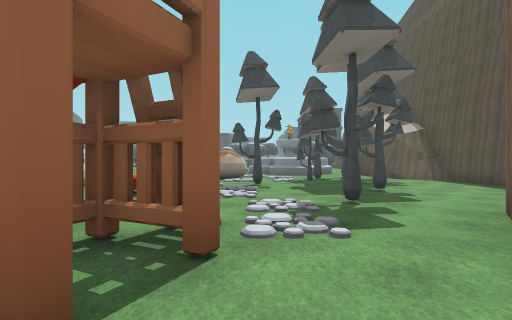
View 1 (above)

24 first-person views from a walk through a level from a Godot 3-D game. The camera is 1.3 m above the floor, looks level and sees 85° across. The floor is counted in squares, 2 m on a side. Each view is taken from the middle of a square. On the plan, view 1 faces up. The plan holds only what a view shows up to about 9 squares ahead; the rest is blank. The place goes on beyond the plan. Some surface patterns are stand-ins.

View 2
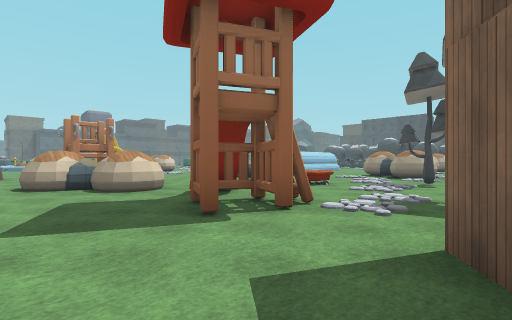

View 3
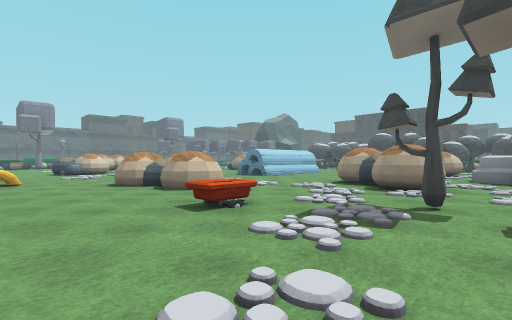

View 4
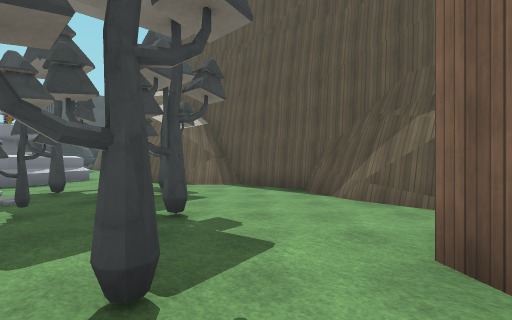

View 5
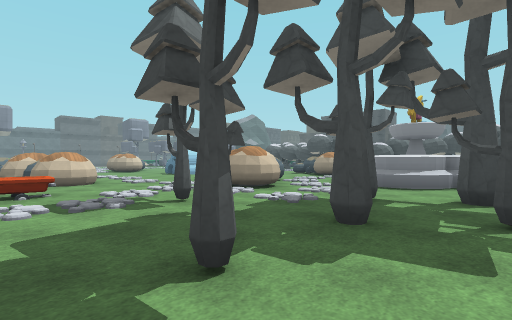

View 6
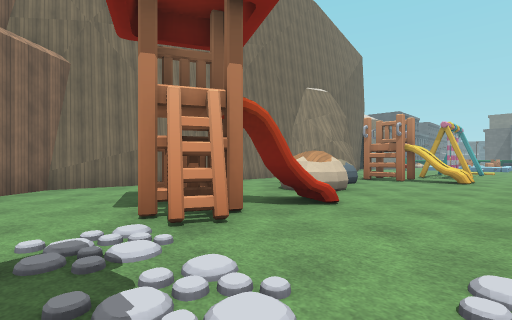

View 7
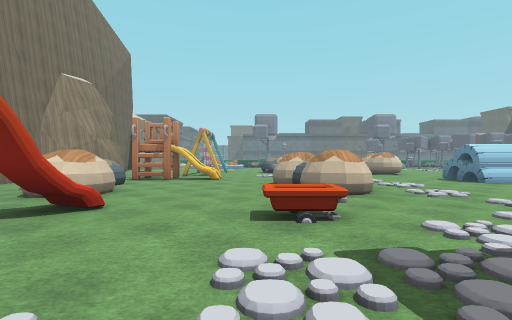

View 8
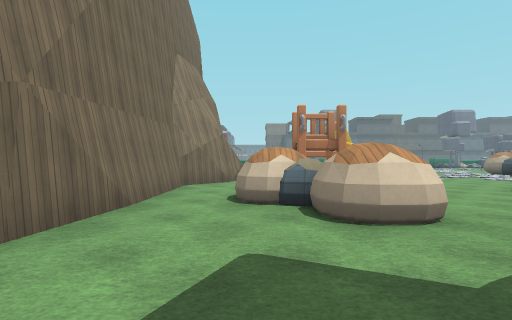

View 9
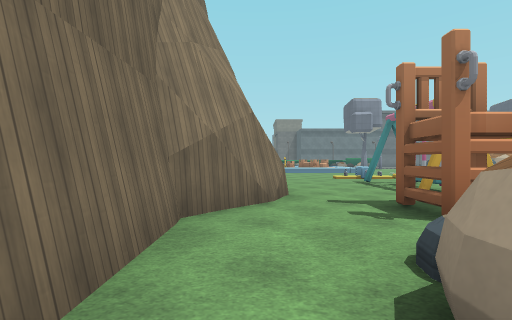

View 10
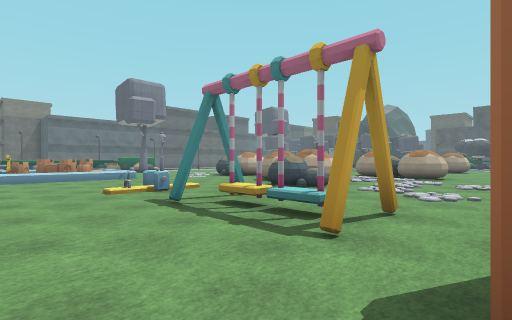

View 11
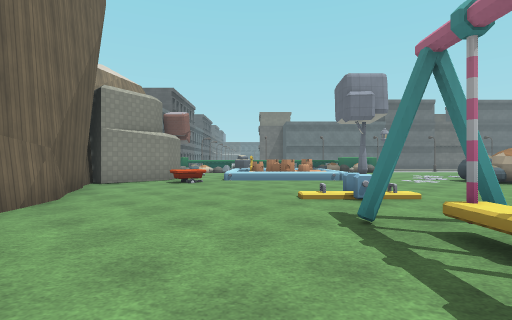

View 12
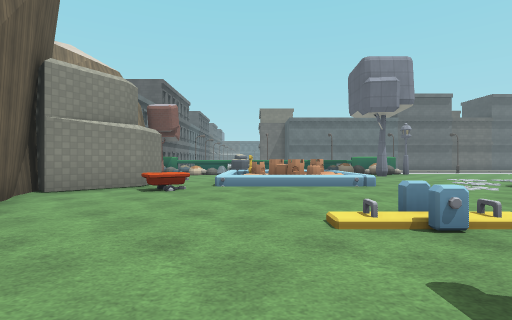

View 13
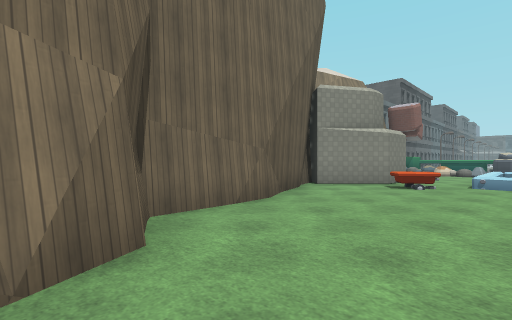

View 14
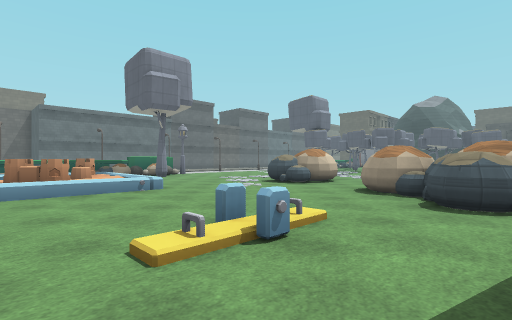

View 15
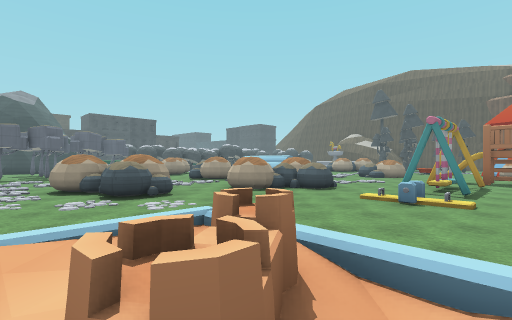

View 16
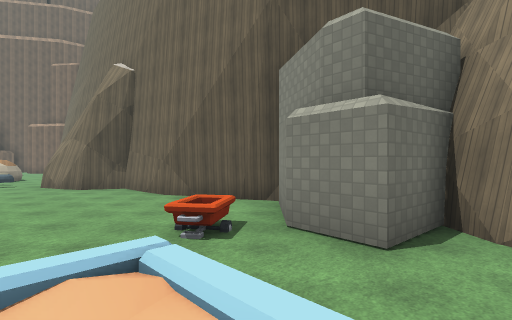

View 17
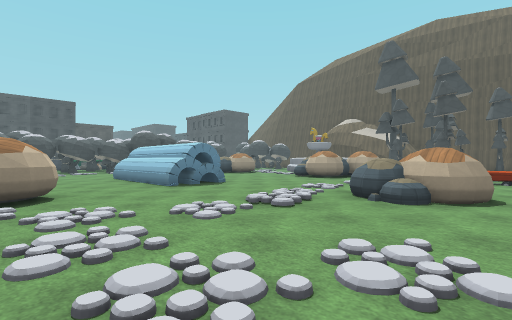

View 18
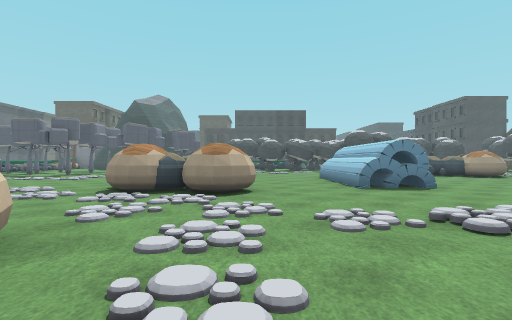

View 19
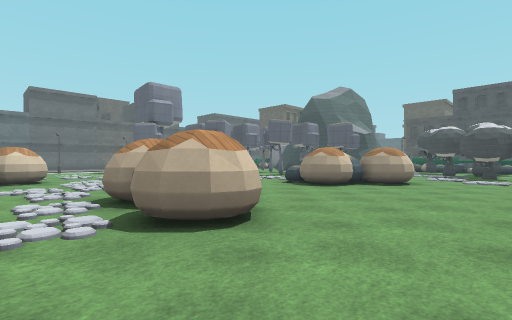

View 20
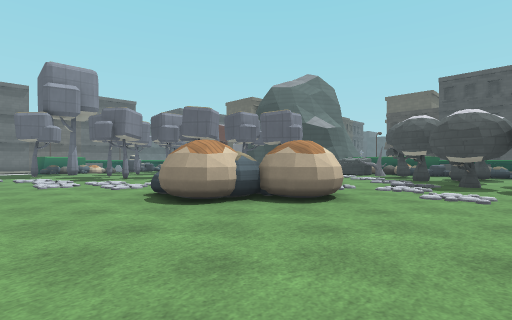

View 21
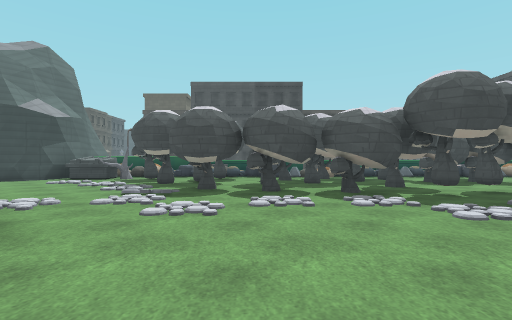

View 22
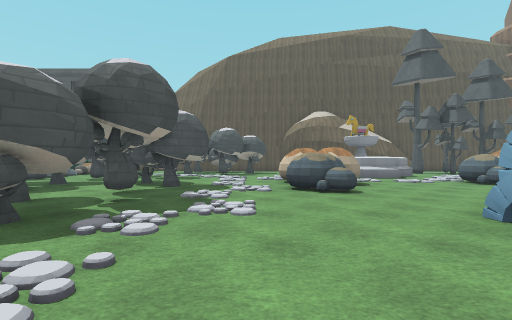

View 23
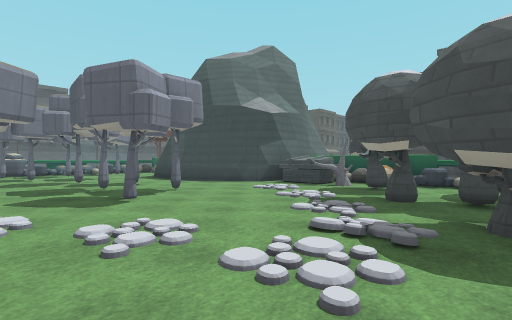

View 24
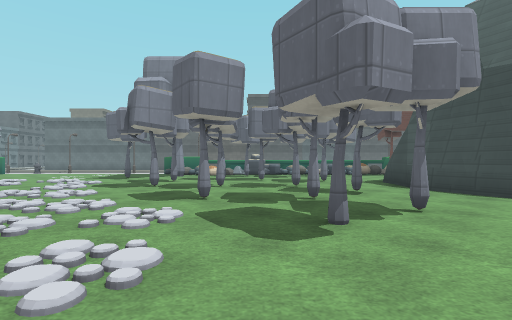

### Floor plan
Key: @ floor where view 1 was taken; # wall or solid block; x gap in a wall; . main floor; : floor 0.25 m higher than the main floor; / step, stairs or slope; = window, fence, low wall or low ledge; ^ raised ledge; S stone; U dumpster; O other object.
Columns run from 21 left of view 1 to 6 right of it. Each row starts with its distance up from view 1.
 26        O#O#
 25      #UU#  ###
 24     ##.######  #####
 23 .####....##
 22 ......... ###
 21 .#.#..#.. S#######
 20 ..#.#.....=..##.####
 19 #.........S.....S##
 18  ...#............=S
 17 ..#.... ##.......^^#
 16 .......##........^##
 15 ....S........ #....#
 14 .............#  ..... OO
 13  ............# ......OOOOO
 12  .  ...  ....##...#^ .OOO
 11  ....=.###........## ...= #
 10  ###...S##........###. x####
  9  ###...............#S......#
  8 ..^#........:S=.........#..#
  7 ......###.....^ #....#.....#
  6 .......^^.....^^^..O.......#
  5 ...................O.......#
  4 ///...................#....#
  3 / /...=.#^^#^^.......=..#
  2 /^/.../....###..^^####.##
  1 ///.........##=^^#..#..#
  0 ///............^#....@..
 -1 ...O.....####...........
 -2 .##....###  ########..#
 -3 ########           ####
 -4    ##

Positions as (right, up) in squares from view 1, and headings:
1: (0, 0), facing up
2: (2, -1), facing up-left
3: (1, 3), facing up-left
4: (1, 3), facing up-right
5: (4, 5), facing up-left
6: (1, 5), facing down-left
7: (1, 5), facing left
8: (-1, 0), facing left
9: (-5, -1), facing left
10: (-9, 0), facing up-left
11: (-10, 1), facing left
12: (-12, 1), facing left
13: (-11, 1), facing down-left
14: (-13, 1), facing up-left
15: (-21, 1), facing up-right
16: (-21, 1), facing down-right
17: (-12, 5), facing up-right
18: (-11, 5), facing up
19: (-9, 9), facing up-left
20: (-9, 13), facing up-left
21: (-9, 15), facing up
22: (-10, 18), facing right
23: (-10, 18), facing up-left
24: (-12, 19), facing left
